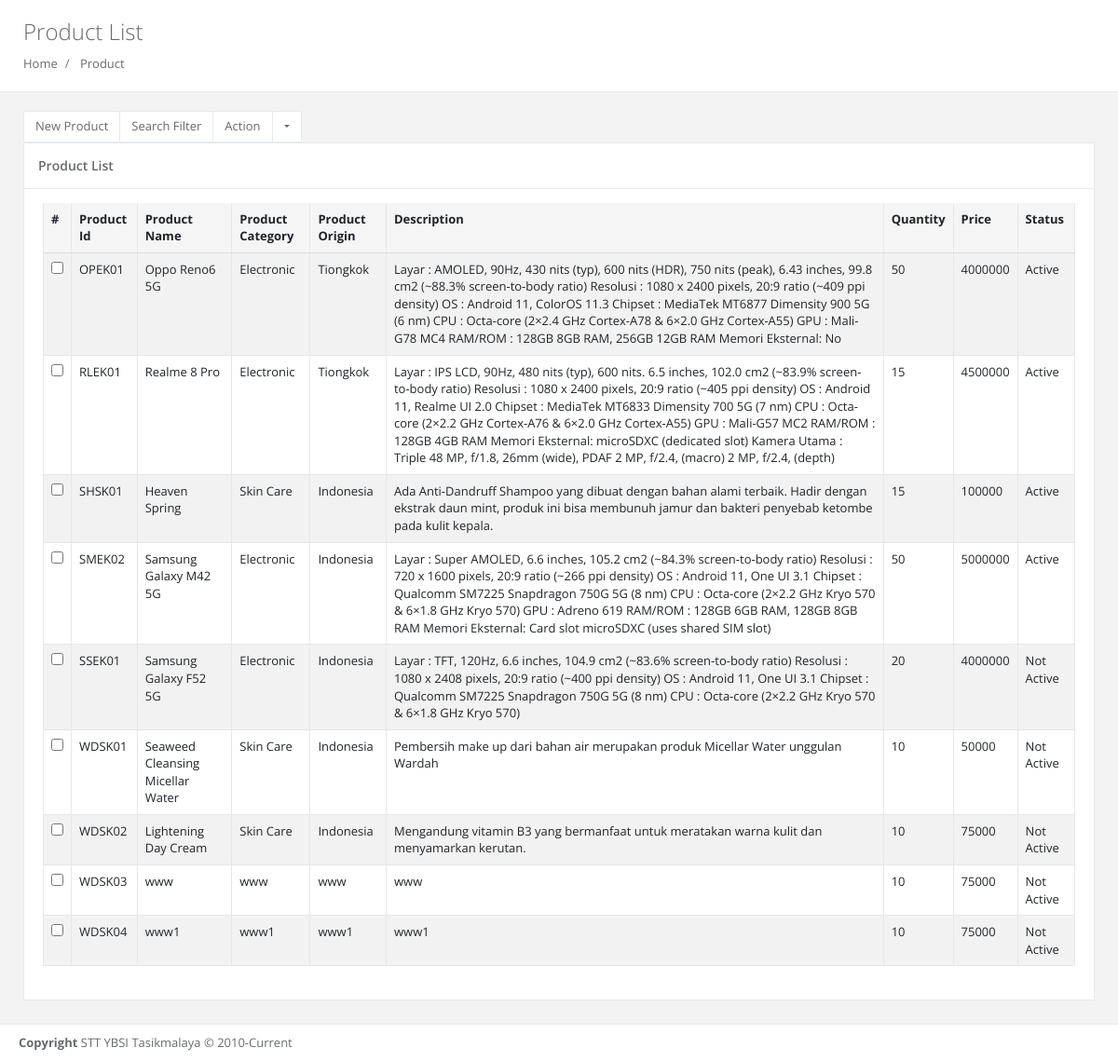
Screenshot of /uts-ecommerce/product_list.php with the database file from the repository.
### tables this page shows
CREATE TABLE `product` (
  `product_id` varchar(10) NOT NULL,
  `product_name` varchar(50) NOT NULL,
  `product_category` varchar(20) NOT NULL,
  `product_origin` varchar(20) NOT NULL,
  `product_description` varchar(500) NOT NULL,
  `quantity` int(11) NOT NULL,
  `price` decimal(10,0) NOT NULL,
  `status` int(11) NOT NULL
);

### uts-ecommerce/product_list.php (the view, shortened to what this page needs)
<!DOCTYPE html>
<html>
<head>
  <link href="css/bootstrap.min.css" rel="stylesheet">
  <link href="font-awesome/css/font-awesome.css" rel="stylesheet">
  <link href="css/plugins/iCheck/custom.css" rel="stylesheet">
  <link href="css/animate.css" rel="stylesheet">
  <link href="css/style.css" rel="stylesheet">
  <link href="css/plugins/datapicker/datepicker3.css" rel="stylesheet">
</head>
<body>
  <div id="wrapper">
    <div id="page-wrapper" class="gray-bg" style="width: 100%;">
      <div class="row wrapper border-bottom white-bg page-heading">
        <div class="col-lg-10">
          <h2>Product List</h2>
          <ol class="breadcrumb">
            <li class="breadcrumb-item">
              <a href="index.html">Home</a>
            </li>
            <li class="breadcrumb-item">
              <a>Product</a>
            </li>
          </ol>
        </div>
      </div>
      <div class="wrapper wrapper-content animated fadeInRight">
        <div class="row">
          <form action="" method="post">
            <div class="col-sm-10">
              <div class="input-group">
                <div class="input-group-prepend">
                  <button tabindex="-1" class="btn btn-white" type="button" onclick="alert('under maintenance');">New Product</button>
                </div>
                <div class="input-group-prepend">
                  <button tabindex="-1" class="btn btn-white" type="button" onclick="alert('under maintenance');">Search Filter</button>
                </div>
                <div class="input-group-prepend">
                  <button tabindex="-1" class="btn btn-white" type="button">Action</button>
                  <button data-toggle="dropdown" class="btn btn-white dropdown-toggle" type="button"></button>
                </div>
              </div>
            </div>
            <div class="col-lg-12">
              <div class="ibox ">
                <div class="ibox-title">
                  <h5>Product List</h5>
                </div>
                <div class="ibox-content">
                  <div class="table-responsive">
                    <table class="table table-striped table-bordered table-hover dataTables-example">
                      <thead>
                        <tr>
                          <th>#</th>
                          <th>Product Id</th>
                          <th>Product Name</th>
                          <th>Product Category</th>
                          <th>Product Origin</th>
                          <th>Description</th>
                          <th>Quantity</th>
                          <th>Price</th>
                          <th>Status</th>
                        </tr>
                      </thead>
                      <tbody>
                        <?php
                        include 'mysql_connect.php';
                        $select_query = "select * from product";
                        $result = mysqli_query($conn, $select_query);
                        if ($result) {
                          while ($row = mysqli_fetch_array($result)) {
                        ?>
                            <tr>
                              <td><input type="checkbox" name="product" id="prod_id_<?= $row['product_id']; ?>" value="<?= $row['product_id']; ?>"></td>
                              <td><?= $row['product_id'] ?></td>
                              <td><?= $row['product_name'] ?></td>
                              <td><?= $row['product_category'] ?></td>
                              <td><?= $row['product_origin'] ?></td>
                              <td><?= $row['product_description'] ?></td>
                              <td><?= $row['quantity'] ?></td>
                              <td><?= $row['price'] ?></td>
                              <td><?= $row['status'] == 1 ? 'Active' : 'Not Active' ?></td>
                            </tr>
                        <?php
                          }
                        } else {
                          echo "Gagal menarik data";
                        }
                        ?>
                      </tbody>
                    </table>
                  </div>
                </div>
              </div>
            </div>
          </form>
        </div>
      </div>
      <div class="footer">
        <div>
          <strong>Copyright</strong> STT YBSI Tasikmalaya &copy; 2010-Current
        </div>
      </div>
    </div>
  </div>
</body>
</html>

### rows the page displays
product: product_id "OPEK01", product_name "Oppo Reno6 5G", product_category "Electronic", product_origin "Tiongkok", product_description "Layar : AMOLED, 90Hz, 430 nits (typ), 600 nits (HDR), 750 nits (peak), 6.43 inches, 99.8 cm2 (~88.3% screen-to-body ratio) Resolusi : 1080 x 2400 pixels, 20:9 ratio (~409 ppi density) OS : Android 11, ColorOS 11.3 Chipset : MediaTek MT6877 Dimensity 900 5G (6 nm) CPU : Octa-core (2×2.4 GHz Cortex-A78 & 6×2.0 GHz Cortex-A55) GPU : Mali-G78 MC4 RAM/ROM : 128GB 8GB RAM, 256GB 12GB RAM Memori Eksternal: No", quantity "50", price "4000000", status "Active"
product: product_id "RLEK01", product_name "Realme 8 Pro", product_category "Electronic", product_origin "Tiongkok", product_description "Layar : IPS LCD, 90Hz, 480 nits (typ), 600 nits. 6.5 inches, 102.0 cm2 (~83.9% screen-to-body ratio) Resolusi : 1080 x 2400 pixels, 20:9 ratio (~405 ppi density) OS : Android 11, Realme UI 2.0 Chipset : MediaTek MT6833 Dimensity 700 5G (7 nm) CPU : Octa-core (2×2.2 GHz Cortex-A76 & 6×2.0 GHz Cortex-A55) GPU : Mali-G57 MC2 RAM/ROM : 128GB 4GB RAM Memori Eksternal: microSDXC (dedicated slot) Kamera Utama : Triple 48 MP, f/1.8, 26mm (wide), PDAF 2 MP, f/2.4, (macro) 2 MP, f/2.4, (depth)", quantity "15", price "4500000", status "Active"
product: product_id "SHSK01", product_name "Heaven Spring", product_category "Skin Care", product_origin "Indonesia", product_description "Ada Anti-Dandruff Shampoo yang dibuat dengan bahan alami terbaik. Hadir dengan ekstrak daun mint, produk ini bisa membunuh jamur dan bakteri penyebab ketombe pada kulit kepala.", quantity "15", price "100000", status "Active"
product: product_id "SMEK02", product_name "Samsung Galaxy M42 5G", product_category "Electronic", product_origin "Indonesia", product_description "Layar : Super AMOLED, 6.6 inches, 105.2 cm2 (~84.3% screen-to-body ratio) Resolusi : 720 x 1600 pixels, 20:9 ratio (~266 ppi density) OS : Android 11, One UI 3.1 Chipset : Qualcomm SM7225 Snapdragon 750G 5G (8 nm) CPU : Octa-core (2×2.2 GHz Kryo 570 & 6×1.8 GHz Kryo 570) GPU : Adreno 619 RAM/ROM : 128GB 6GB RAM, 128GB 8GB RAM Memori Eksternal: Card slot microSDXC (uses shared SIM slot)", quantity "50", price "5000000", status "Active"
product: product_id "SSEK01", product_name "Samsung Galaxy F52 5G", product_category "Electronic", product_origin "Indonesia", product_description "Layar : TFT, 120Hz, 6.6 inches, 104.9 cm2 (~83.6% screen-to-body ratio) Resolusi : 1080 x 2408 pixels, 20:9 ratio (~400 ppi density) OS : Android 11, One UI 3.1 Chipset : Qualcomm SM7225 Snapdragon 750G 5G (8 nm) CPU : Octa-core (2×2.2 GHz Kryo 570 & 6×1.8 GHz Kryo 570)", quantity "20", price "4000000", status "Not Active"
product: product_id "WDSK01", product_name "Seaweed Cleansing Micellar Water", product_category "Skin Care", product_origin "Indonesia", product_description "Pembersih make up dari bahan air merupakan produk Micellar Water unggulan Wardah", quantity "10", price "50000", status "Not Active"
product: product_id "WDSK02", product_name "Lightening Day Cream", product_category "Skin Care", product_origin "Indonesia", product_description "Mengandung vitamin B3 yang bermanfaat untuk meratakan warna kulit dan menyamarkan kerutan.", quantity "10", price "75000", status "Not Active"
product: product_id "WDSK03", product_name "www", product_category "www", product_origin "www", product_description "www", quantity "10", price "75000", status "Not Active"
product: product_id "WDSK04", product_name "www1", product_category "www1", product_origin "www1", product_description "www1", quantity "10", price "75000", status "Not Active"
